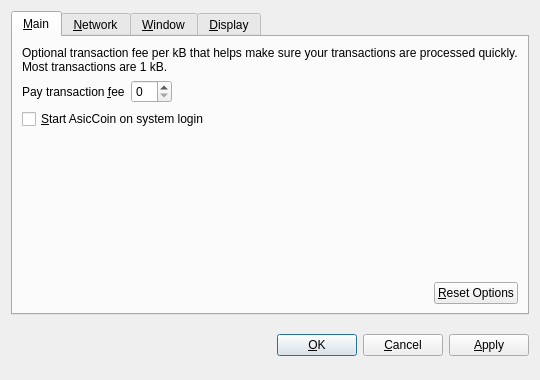
<?xml version="1.0" encoding="UTF-8"?>
<ui version="4.0">
 <class>OptionsDialog</class>
 <widget class="QDialog" name="OptionsDialog">
  <property name="geometry">
   <rect>
    <x>0</x>
    <y>0</y>
    <width>540</width>
    <height>380</height>
   </rect>
  </property>
  <property name="windowTitle">
   <string>Options</string>
  </property>
  <property name="modal">
   <bool>true</bool>
  </property>
  <layout class="QVBoxLayout" name="verticalLayout">
   <item>
    <widget class="QTabWidget" name="tabWidget">
     <property name="tabPosition">
      <enum>QTabWidget::North</enum>
     </property>
     <property name="currentIndex">
      <number>0</number>
     </property>
     <widget class="QWidget" name="tabMain">
      <attribute name="title">
       <string>&amp;Main</string>
      </attribute>
      <layout class="QVBoxLayout" name="verticalLayout_Main">
       <item>
        <widget class="QLabel" name="transactionFeeInfoLabel">
         <property name="text">
          <string>Optional transaction fee per kB that helps make sure your transactions are processed quickly. Most transactions are 1 kB.</string>
         </property>
         <property name="textFormat">
          <enum>Qt::PlainText</enum>
         </property>
         <property name="wordWrap">
          <bool>true</bool>
         </property>
        </widget>
       </item>
       <item>
        <layout class="QHBoxLayout" name="horizontalLayout_1_Main">
         <item>
          <widget class="QLabel" name="transactionFeeLabel">
           <property name="text">
            <string>Pay transaction &amp;fee</string>
           </property>
           <property name="textFormat">
            <enum>Qt::PlainText</enum>
           </property>
           <property name="buddy">
            <cstring>transactionFee</cstring>
           </property>
          </widget>
         </item>
         <item>
          <widget class="BitcoinAmountField" name="transactionFee"/>
         </item>
         <item>
          <spacer name="horizontalSpacer_1_Main">
           <property name="orientation">
            <enum>Qt::Horizontal</enum>
           </property>
           <property name="sizeHint" stdset="0">
            <size>
             <width>40</width>
             <height>20</height>
            </size>
           </property>
          </spacer>
         </item>
        </layout>
       </item>
       <item>
        <widget class="QCheckBox" name="bitcoinAtStartup">
         <property name="toolTip">
          <string>Automatically start AsicCoin after logging in to the system.</string>
         </property>
         <property name="text">
          <string>&amp;Start AsicCoin on system login</string>
         </property>
        </widget>
       </item>
       <item>
        <spacer name="verticalSpacer_Main">
         <property name="orientation">
          <enum>Qt::Vertical</enum>
         </property>
         <property name="sizeHint" stdset="0">
          <size>
           <width>20</width>
           <height>40</height>
          </size>
         </property>
        </spacer>
       </item>
       <item>
        <layout class="QHBoxLayout" name="horizontalLayout_2_Main">
         <item>
          <spacer name="horizontalSpacer_2_Main">
           <property name="orientation">
            <enum>Qt::Horizontal</enum>
           </property>
           <property name="sizeHint" stdset="0">
            <size>
             <width>40</width>
             <height>20</height>
            </size>
           </property>
          </spacer>
         </item>
         <item>
          <widget class="QPushButton" name="resetButton">
           <property name="toolTip">
            <string>Reset all client options to default.</string>
           </property>
           <property name="text">
            <string>&amp;Reset Options</string>
           </property>
           <property name="autoDefault">
            <bool>false</bool>
           </property>
          </widget>
         </item>
        </layout>
       </item>
      </layout>
     </widget>
     <widget class="QWidget" name="tabNetwork">
      <attribute name="title">
       <string>&amp;Network</string>
      </attribute>
      <layout class="QVBoxLayout" name="verticalLayout_Network">
       <item>
        <widget class="QCheckBox" name="mapPortUpnp">
         <property name="toolTip">
          <string>Automatically open the AsicCoin client port on the router. This only works when your router supports UPnP and it is enabled.</string>
         </property>
         <property name="text">
          <string>Map port using &amp;UPnP</string>
         </property>
        </widget>
       </item>
       <item>
        <widget class="QCheckBox" name="connectSocks">
         <property name="toolTip">
          <string>Connect to the AsicCoin network through a SOCKS proxy (e.g. when connecting through Tor).</string>
         </property>
         <property name="text">
          <string>&amp;Connect through SOCKS proxy:</string>
         </property>
        </widget>
       </item>
       <item>
        <layout class="QHBoxLayout" name="horizontalLayout_Network">
         <item>
          <widget class="QLabel" name="proxyIpLabel">
           <property name="text">
            <string>Proxy &amp;IP:</string>
           </property>
           <property name="textFormat">
            <enum>Qt::PlainText</enum>
           </property>
           <property name="buddy">
            <cstring>proxyIp</cstring>
           </property>
          </widget>
         </item>
         <item>
          <widget class="QValidatedLineEdit" name="proxyIp">
           <property name="maximumSize">
            <size>
             <width>140</width>
             <height>16777215</height>
            </size>
           </property>
           <property name="toolTip">
            <string>IP address of the proxy (e.g. 127.0.0.1)</string>
           </property>
          </widget>
         </item>
         <item>
          <widget class="QLabel" name="proxyPortLabel">
           <property name="text">
            <string>&amp;Port:</string>
           </property>
           <property name="textFormat">
            <enum>Qt::PlainText</enum>
           </property>
           <property name="buddy">
            <cstring>proxyPort</cstring>
           </property>
          </widget>
         </item>
         <item>
          <widget class="QLineEdit" name="proxyPort">
           <property name="maximumSize">
            <size>
             <width>55</width>
             <height>16777215</height>
            </size>
           </property>
           <property name="toolTip">
            <string>Port of the proxy (e.g. 9050)</string>
           </property>
          </widget>
         </item>
         <item>
          <widget class="QLabel" name="socksVersionLabel">
           <property name="text">
            <string>SOCKS &amp;Version:</string>
           </property>
           <property name="textFormat">
            <enum>Qt::PlainText</enum>
           </property>
           <property name="buddy">
            <cstring>socksVersion</cstring>
           </property>
          </widget>
         </item>
         <item>
          <widget class="QValueComboBox" name="socksVersion">
           <property name="toolTip">
            <string>SOCKS version of the proxy (e.g. 5)</string>
           </property>
          </widget>
         </item>
         <item>
          <spacer name="horizontalSpacer_Network">
           <property name="orientation">
            <enum>Qt::Horizontal</enum>
           </property>
           <property name="sizeHint" stdset="0">
            <size>
             <width>40</width>
             <height>20</height>
            </size>
           </property>
          </spacer>
         </item>
        </layout>
       </item>
       <item>
        <spacer name="verticalSpacer_Network">
         <property name="orientation">
          <enum>Qt::Vertical</enum>
         </property>
         <property name="sizeHint" stdset="0">
          <size>
           <width>20</width>
           <height>40</height>
          </size>
         </property>
        </spacer>
       </item>
      </layout>
     </widget>
     <widget class="QWidget" name="tabWindow">
      <attribute name="title">
       <string>&amp;Window</string>
      </attribute>
      <layout class="QVBoxLayout" name="verticalLayout_Window">
       <item>
        <widget class="QCheckBox" name="minimizeToTray">
         <property name="toolTip">
          <string>Show only a tray icon after minimizing the window.</string>
         </property>
         <property name="text">
          <string>&amp;Minimize to the tray instead of the taskbar</string>
         </property>
        </widget>
       </item>
       <item>
        <widget class="QCheckBox" name="minimizeOnClose">
         <property name="toolTip">
          <string>Minimize instead of exit the application when the window is closed. When this option is enabled, the application will be closed only after selecting Quit in the menu.</string>
         </property>
         <property name="text">
          <string>M&amp;inimize on close</string>
         </property>
        </widget>
       </item>
       <item>
        <spacer name="verticalSpacer_Window">
         <property name="orientation">
          <enum>Qt::Vertical</enum>
         </property>
         <property name="sizeHint" stdset="0">
          <size>
           <width>20</width>
           <height>40</height>
          </size>
         </property>
        </spacer>
       </item>
      </layout>
     </widget>
     <widget class="QWidget" name="tabDisplay">
      <attribute name="title">
       <string>&amp;Display</string>
      </attribute>
      <layout class="QVBoxLayout" name="verticalLayout_Display">
       <item>
        <layout class="QHBoxLayout" name="horizontalLayout_1_Display">
         <item>
          <widget class="QLabel" name="langLabel">
           <property name="text">
            <string>User Interface &amp;language:</string>
           </property>
           <property name="textFormat">
            <enum>Qt::PlainText</enum>
           </property>
           <property name="buddy">
            <cstring>lang</cstring>
           </property>
          </widget>
         </item>
         <item>
          <widget class="QValueComboBox" name="lang">
           <property name="toolTip">
            <string>The user interface language can be set here. This setting will take effect after restarting AsicCoin.</string>
           </property>
          </widget>
         </item>
        </layout>
       </item>
       <item>
        <layout class="QHBoxLayout" name="horizontalLayout_2_Display">
         <item>
          <widget class="QLabel" name="unitLabel">
           <property name="text">
            <string>&amp;Unit to show amounts in:</string>
           </property>
           <property name="textFormat">
            <enum>Qt::PlainText</enum>
           </property>
           <property name="buddy">
            <cstring>unit</cstring>
           </property>
          </widget>
         </item>
         <item>
          <widget class="QValueComboBox" name="unit">
           <property name="toolTip">
            <string>Choose the default subdivision unit to show in the interface and when sending coins.</string>
           </property>
          </widget>
         </item>
        </layout>
       </item>
       <item>
        <widget class="QCheckBox" name="displayAddresses">
         <property name="toolTip">
          <string>Whether to show AsicCoin addresses in the transaction list or not.</string>
         </property>
         <property name="text">
          <string>&amp;Display addresses in transaction list</string>
         </property>
        </widget>
       </item>
       <item>
        <spacer name="verticalSpacer_Display">
         <property name="orientation">
          <enum>Qt::Vertical</enum>
         </property>
         <property name="sizeHint" stdset="0">
          <size>
           <width>20</width>
           <height>40</height>
          </size>
         </property>
        </spacer>
       </item>
      </layout>
     </widget>
    </widget>
   </item>
   <item>
    <layout class="QHBoxLayout" name="horizontalLayout_Buttons">
     <item>
      <spacer name="horizontalSpacer_1">
       <property name="orientation">
        <enum>Qt::Horizontal</enum>
       </property>
       <property name="sizeHint" stdset="0">
        <size>
         <width>40</width>
         <height>48</height>
        </size>
       </property>
      </spacer>
     </item>
     <item>
      <widget class="QLabel" name="statusLabel">
       <property name="font">
        <font>
         <weight>75</weight>
         <bold>true</bold>
        </font>
       </property>
       <property name="text">
        <string/>
       </property>
       <property name="textFormat">
        <enum>Qt::PlainText</enum>
       </property>
       <property name="wordWrap">
        <bool>true</bool>
       </property>
      </widget>
     </item>
     <item>
      <spacer name="horizontalSpacer_2">
       <property name="orientation">
        <enum>Qt::Horizontal</enum>
       </property>
       <property name="sizeHint" stdset="0">
        <size>
         <width>40</width>
         <height>48</height>
        </size>
       </property>
      </spacer>
     </item>
     <item>
      <widget class="QPushButton" name="okButton">
       <property name="text">
        <string>&amp;OK</string>
       </property>
      </widget>
     </item>
     <item>
      <widget class="QPushButton" name="cancelButton">
       <property name="text">
        <string>&amp;Cancel</string>
       </property>
       <property name="autoDefault">
        <bool>false</bool>
       </property>
      </widget>
     </item>
     <item>
      <widget class="QPushButton" name="applyButton">
       <property name="text">
        <string>&amp;Apply</string>
       </property>
       <property name="autoDefault">
        <bool>false</bool>
       </property>
      </widget>
     </item>
    </layout>
   </item>
  </layout>
 </widget>
 <customwidgets>
  <customwidget>
   <class>BitcoinAmountField</class>
   <extends>QSpinBox</extends>
   <header>bitcoinamountfield.h</header>
  </customwidget>
  <customwidget>
   <class>QValueComboBox</class>
   <extends>QComboBox</extends>
   <header>qvaluecombobox.h</header>
  </customwidget>
  <customwidget>
   <class>QValidatedLineEdit</class>
   <extends>QLineEdit</extends>
   <header>qvalidatedlineedit.h</header>
  </customwidget>
 </customwidgets>
 <resources/>
 <connections/>
</ui>
